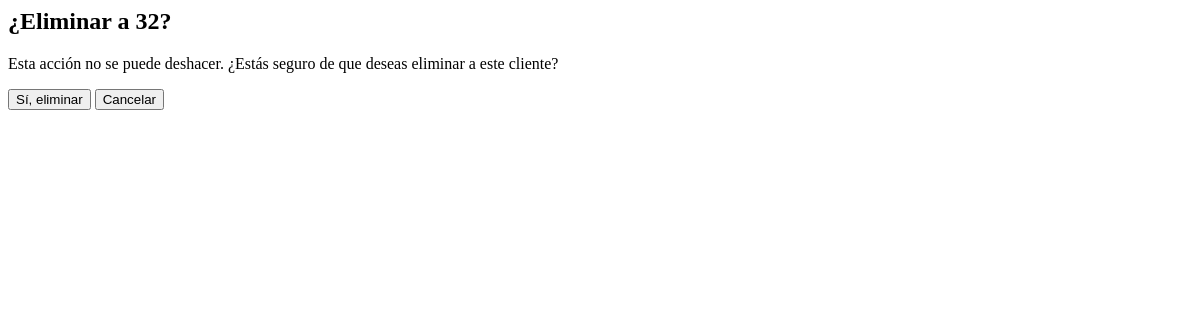
The app's page /comercial/clientes/eliminar/1/ (signed in), older data.
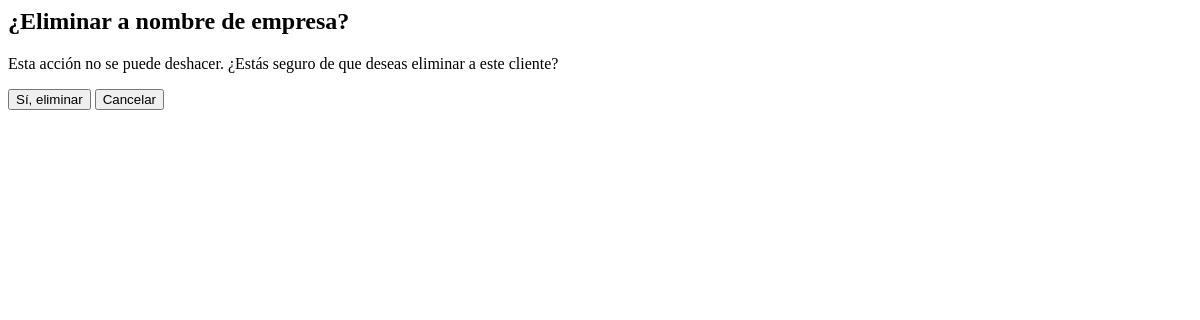
The same page, newer data.
### apps/comercial/models.py (models this page shows, shortened)
class Clientes(models.Model):
    ESTADOS = [
        ('','Seleccione'),
        ('Activo', 'Activo'),
        ('Inactivo', 'Inactivo'),
        ('Omitir', 'Omitir'),
        ('liquidado', 'Liquidado'),
    ]
    SECTORES = [
        ('','Seleccione'),
        ('industrial', 'Industrial'),
        ('comercial', 'Comercial'),
        ('educativo', 'Educativo'),
        ('salud', 'Salud'),
        ('gubernamental', 'Gubernamental'),
        ('otro', 'Otro'),
    ]
    PRODUCTOS = [
        ('','Seleccione'),
        ('Camisetas', 'Camisetas'),
        ('Calzado de agencias', 'Calzado de agencias'),
        ('Calzado Kondor', 'Calzado Kondor'),
        ('EPP', 'EPP'),
        ('Prendas de cabeza', 'Prendas de cabeza'),
    ]
    VENDEDORES = [
        ('','Seleccionar'),
        ('Elizabeth Quintero Ramírez', 'Elizabeth Quintero Ramírez'),
        ('María Zulima Alvaran', 'María Zulima Alvaran'),
        ('Luz Extela Berrio Pino', 'Luz Extela Berrio Pino'),
        ('Luz Daniela Orozco Mesa', 'Luz Daniela Orozco Mesa'),
        ('Gladys Patricia Montoya Rúa','Gladys Patricia Montoya Rúa'),
        ('María Parra Restrepo','María Parra Restrepo'),
        ('Andres Felipe Alvarez','Andres Felipe Alvarez'),
        ('Aura Vanessa López García','Aura Vanessa López García'),
        ('María Parra Restrepo','María Parra Restrepo'),
        ('Ventas directas','Ventas directas'),
        ('Prospectos generales','Prospectos generales'),
    ]
    CONTACTO = [
        ('','Seleccionar'),
        ('Correo electronico', 'Correo electronico'),
        ('Llamada telefonica', 'Llamada telefonica'),
        ('WhatsApp', 'WhatsApp'),
    ]
    ID = models.AutoField(primary_key=True)
    Nit = models.CharField(max_length=9, unique=True) #
    Razon = models.CharField("Razón social", max_length=200) #
    Nombre = models.CharField(max_length=100) #
    Sigla = models.CharField(max_length=20, blank=True) #
    Ciudad = models.CharField(max_length=100) #
    Direccion = models.CharField(max_length=200) #
    Telefono = models.CharField(max_length=20, blank=True) #
    Celular = models.CharField(max_length=20, blank=True)  #
    Contacto = models.CharField(max_length=100, blank=True) #
    Cargo = models.CharField(max_length=100, blank=True) #
    Correo = models.EmailField(max_length=100) #
    CorreoExtra = models.EmailField(max_length=100, blank=True) #
    CorreoFactura = models.EmailField(max_length=100, blank=True) #
    Sector = models.CharField(max_length=50, choices=SECTORES, default='') #
    Productos = models.CharField(max_length=50, choices=PRODUCTOS, default='') #
    Pagina = models.CharField(max_length=200, blank=True) #
    Estado = models.CharField(max_length=20, choices=ESTADOS, default='') #
    Vendedor = models.CharField(max_length=50, choices=VENDEDORES ,default='') #
    TipoContacto = models.CharField(max_length=50, choices=CONTACTO ,default='') #
    Comentario = models.TextField(blank=True) #

### apps/comercial/views.py (the view)
# urls.py: path('comercial/clientes/eliminar/<int:ClienteID>/', ClientesDeleteView.as_view(), name='clientes_eliminar'),
class ClientesDeleteView(LoginRequiredMixin, DeleteView):
    model = Clientes
    template_name = 'comercial/clientes_eliminar.html'
    success_url = reverse_lazy('clientes_home')
    pk_url_kwarg = 'ClienteID'

### templates/comercial/clientes_eliminar.html (shortened to what this page needs)
<div class="modal" id="modal">
  <div class="modal-content-eliminar">
    <div class="modal_header">
      <h2>¿Eliminar a {{ object.Nombre }}?</h2>
        <form  method="post" action="{% url 'clientes_eliminar' object.ID %}">
    <p>Esta acción no se puede deshacer. ¿Estás seguro de que deseas eliminar a este cliente?</p>
      <div class="confirmation_container">
        <button type="submit" class="eliminar_button">Sí, eliminar</button>
        <button type="button" class="crear_button" onclick="cerrar_modal()">Cancelar</button>
       </div>
      </div>
  </div>
</div>

Row changes from the older to the newer data that the page shows:
changed Clientes: Nombre "32" → "nombre de empresa"
